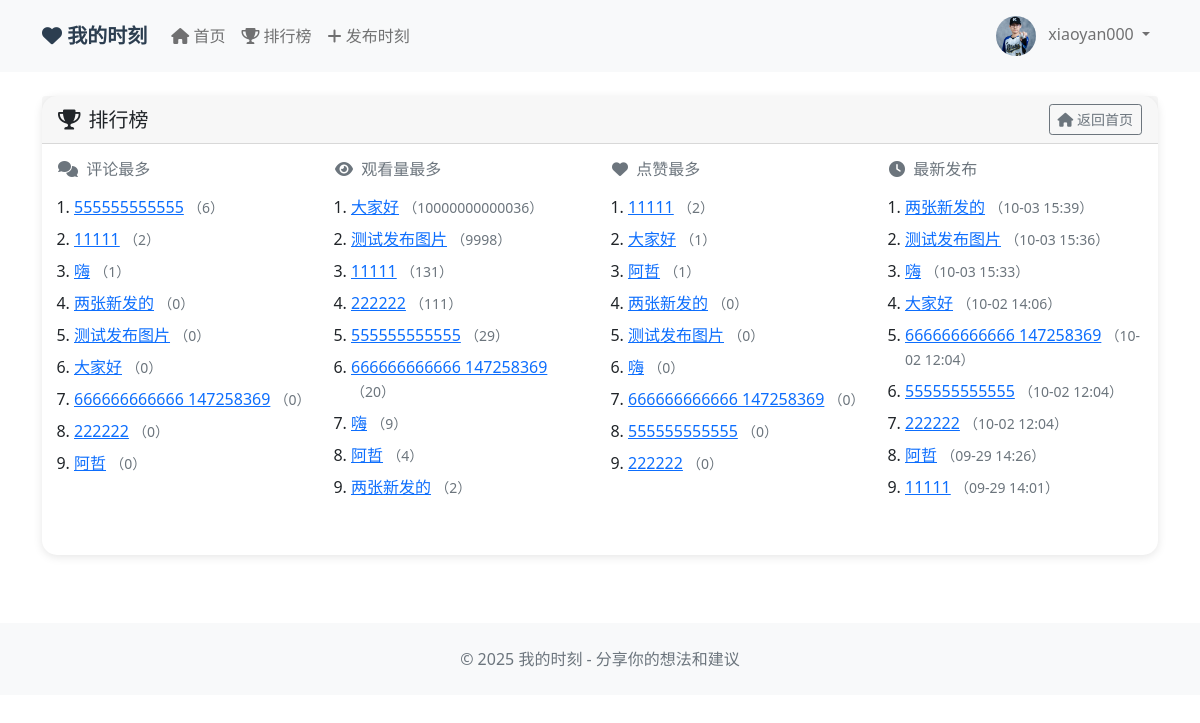
Page /moments/leaderboard/ (signed in) on the committed database.
### moments/models.py (models this page shows, shortened)
class UserProfile(models.Model):
    user = models.OneToOneField(User, on_delete=models.CASCADE, related_name='profile')
    nickname = models.CharField(max_length=50, blank=True, verbose_name='昵称')
    avatar = models.ImageField(upload_to='avatars/', blank=True, null=True, verbose_name='头像')
    bio = models.TextField(max_length=500, blank=True, verbose_name='个人简介')
    created_at = models.DateTimeField(auto_now_add=True, verbose_name='创建时间')
    class Meta:
        verbose_name = '用户资料'
        verbose_name_plural = '用户资料'

class Moment(models.Model):
    author = models.ForeignKey(User, on_delete=models.CASCADE, related_name='moments', verbose_name='作者')
    content = models.TextField(max_length=1000, verbose_name='内容')
    created_at = models.DateTimeField(auto_now_add=True, verbose_name='创建时间')
    updated_at = models.DateTimeField(auto_now=True, verbose_name='更新时间')
    likes_count = models.PositiveIntegerField(default=0, verbose_name='点赞数')
    comments_count = models.PositiveIntegerField(default=0, verbose_name='评论数')
    is_public = models.BooleanField(default=True, verbose_name='是否公开')
    views = models.PositiveIntegerField(default=0)

### moments/views.py (the view)
# urls.py: path('leaderboard/', views.leaderboard, name='leaderboard'),
@login_required
def leaderboard(request):
    top_by_comments = (
        Moment.objects.filter(is_public=True)
        .order_by('-comments_count', '-created_at')[:10]
    )
    top_by_views = (
        Moment.objects.filter(is_public=True)
        .order_by('-views', '-created_at')[:10]
    )
    top_by_likes = (
        Moment.objects.filter(is_public=True)
        .order_by('-likes_count', '-created_at')[:10]
    )
    latest_ten = (
        Moment.objects.filter(is_public=True)
        .order_by('-created_at')[:10]
    )
    context = {
        'top_by_comments': top_by_comments,
        'top_by_views': top_by_views,
        'top_by_likes': top_by_likes,
        'latest_ten': latest_ten,
    }
    return render(request, 'moments/leaderboard.html', context)

### moments/templates/moments/leaderboard.html (shortened to what this page needs)
{% extends 'moments/base.html' %}
{% block content %}
<div class="row">
  <div class="col-lg-12">
    <div class="card moment-card">
      <div class="card-header d-flex justify-content-between align-items-center">
        <h5 class="mb-0"><i class="fas fa-trophy me-2"></i>排行榜</h5>
        <a class="btn btn-outline-secondary btn-sm" href="{% url 'moments:moments_list' %}"><i class="fas fa-home"></i> 返回首页</a>
      </div>
      <div class="card-body">
        <div class="row">
          <div class="col-md-6 col-lg-3 mb-4">
            <h6 class="text-muted mb-3"><i class="fas fa-comments me-1"></i> 评论最多</h6>
            <ol class="ps-3">
              {% for m in top_by_comments %}
              <li class="mb-2">
                <a href="{% url 'moments:moment_detail' m.id %}">{{ m.content|truncatechars:32 }}</a>
                <small class="text-muted">（{{ m.comments_count }}）</small>
              </li>
              {% empty %}
              <li class="text-muted">暂无</li>
              {% endfor %}
            </ol>
          </div>
          <div class="col-md-6 col-lg-3 mb-4">
            <h6 class="text-muted mb-3"><i class="fas fa-eye me-1"></i> 观看量最多</h6>
            <ol class="ps-3">
              {% for m in top_by_views %}
              <li class="mb-2">
                <a href="{% url 'moments:moment_detail' m.id %}">{{ m.content|truncatechars:32 }}</a>
                <small class="text-muted">（{{ m.views }}）</small>
              </li>
              {% empty %}
              <li class="text-muted">暂无</li>
              {% endfor %}
            </ol>
          </div>
          <div class="col-md-6 col-lg-3 mb-4">
            <h6 class="text-muted mb-3"><i class="fas fa-heart me-1"></i> 点赞最多</h6>
            <ol class="ps-3">
              {% for m in top_by_likes %}
              <li class="mb-2">
                <a href="{% url 'moments:moment_detail' m.id %}">{{ m.content|truncatechars:32 }}</a>
                <small class="text-muted">（{{ m.likes_count }}）</small>
              </li>
              {% empty %}
              <li class="text-muted">暂无</li>
              {% endfor %}
            </ol>
          </div>
          <div class="col-md-6 col-lg-3 mb-4">
            <h6 class="text-muted mb-3"><i class="fas fa-clock me-1"></i> 最新发布</h6>
            <ol class="ps-3">
              {% for m in latest_ten %}
              <li class="mb-2">
                <a href="{% url 'moments:moment_detail' m.id %}">{{ m.content|truncatechars:32 }}</a>
                <small class="text-muted">（{{ m.created_at|date:'m-d H:i' }}）</small>
              </li>
              {% empty %}
              <li class="text-muted">暂无</li>
              {% endfor %}
            </ol>
          </div>
        </div>
      </div>
    </div>
  </div>
</div>
{% endblock %}

### moments/templates/moments/base.html (shortened to what this page needs)
<!DOCTYPE html>
<html lang="zh-CN">
<head>
    <link href="https://cdn.jsdelivr.net/npm/bootstrap@5.1.3/dist/css/bootstrap.min.css" rel="stylesheet">
    <link href="https://cdnjs.cloudflare.com/ajax/libs/font-awesome/6.0.0/css/all.min.css" rel="stylesheet">
</head>
<body>
    <nav class="navbar navbar-expand-lg navbar-light bg-light">
        <div class="container">
            <a class="navbar-brand" href="{% url 'moments:moments_list' %}">
                <i class="fas fa-heart"></i> 我的时刻
            </a>
            <div class="collapse navbar-collapse" id="navbarNav">
                <ul class="navbar-nav me-auto">
                    <li class="nav-item">
                        <a class="nav-link" href="{% url 'moments:moments_list' %}">
                            <i class="fas fa-home"></i> 首页
                        </a>
                    </li>
                    <li class="nav-item">
                        <a class="nav-link" href="{% url 'moments:leaderboard' %}">
                            <i class="fas fa-trophy"></i> 排行榜
                        </a>
                    </li>
                    {% if user.is_authenticated %}
                    <li class="nav-item">
                        <a class="nav-link" href="{% url 'moments:create_moment' %}">
                            <i class="fas fa-plus"></i> 发布时刻
                        </a>
                    </li>
                    {% endif %}
                </ul>
                <ul class="navbar-nav">
                    {% if user.is_authenticated %}
                        <li class="nav-item dropdown">
                            <a class="nav-link dropdown-toggle" href="#" id="navbarDropdown" role="button" data-bs-toggle="dropdown">
                                {% if user.profile.avatar %}
                                    <img src="{{ user.profile.avatar.url }}" class="avatar me-2">
                                {% else %}
                                    <i class="fas fa-user-circle me-2"></i>
                                {% endif %}
                                {{ user.profile.nickname|default:user.username }}
                            </a>
                        </li>
                    {% endif %}
                </ul>
            </div>
        </div>
    </nav>
    <main class="container mt-4">
        {% block content %}
        {% endblock %}
    </main>
    <footer class="bg-light text-center py-4 mt-5">
        <div class="container">
            <p class="text-muted mb-0">&copy; 2025 我的时刻 - 分享你的想法和建议</p>
        </div>
    </footer>
</body>
</html>

### moments/templates/moments/base.html (style rules this page uses)
.moment-card { border: none; box-shadow: 0 2px 10px rgba(0,0,0,0.1); margin-bottom: 20px; border-radius: 15px; }
.navbar-brand { font-weight: bold; color: #2c3e50 !important; }
.avatar { width: 40px; height: 40px; border-radius: 50%; object-fit: cover; }

### rows in the picture
Moment: content "555555555555", comments_count "6", views "29", likes_count "0", created_at "10-02 12:04"
Moment: content "11111", comments_count "2", views "131", likes_count "2", created_at "09-29 14:01"
Moment: content "嗨", comments_count "1", views "9", likes_count "0", created_at "10-03 15:33"
Moment: content "两张新发的", comments_count "0", views "2", likes_count "0", created_at "10-03 15:39"
Moment: content "测试发布图片", comments_count "0", views "9998", likes_count "0", created_at "10-03 15:36"
Moment: content "大家好", comments_count "0", views "10000000000036", likes_count "1", created_at "10-02 14:06"
Moment: content "666666666666 147258369", comments_count "0", views "20", likes_count "0", created_at "10-02 12:04"
Moment: content "222222", comments_count "0", views "111", likes_count "0", created_at "10-02 12:04"
Moment: content "阿哲", comments_count "0", views "4", likes_count "1", created_at "09-29 14:26"

### other values in the picture
{{ user.profile.nickname|default:user.username }} "xiaoyan000"
